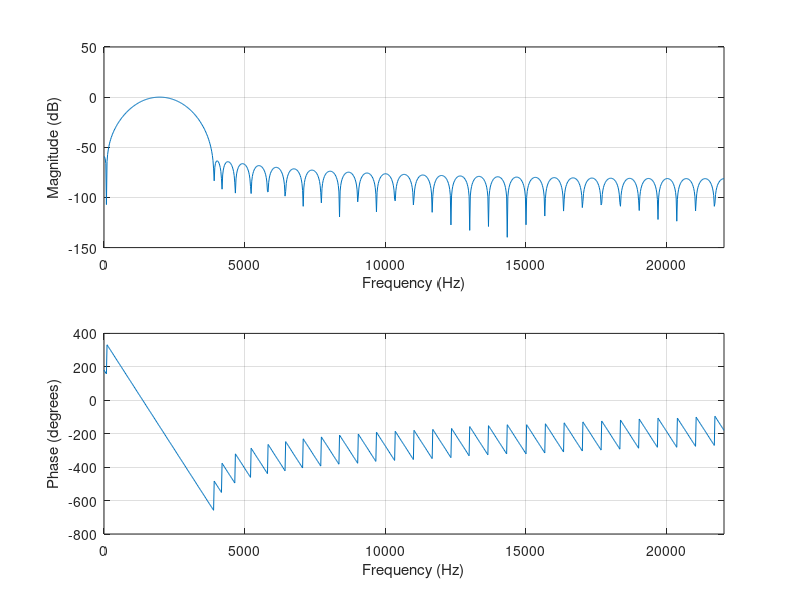

MATLAB code to generate this figure: (Note: this script raises an error after producing the figure.)
% Filter specifications
Fs = 44100;      % Sampling frequency (Hz)
Fpass1 = 1800;   % Lower passband frequency (Hz)
Fpass2 = 2200;   % Upper passband frequency (Hz)

% Normalized frequencies
Wpass1 = Fpass1 / (Fs/2);
Wpass2 = Fpass2 / (Fs/2);

% Filter order
N = 64;

% FIR filter design using Hamming window
%h = fir1(N, [Wpass1 Wpass2], 'bandpass', hamming(N+1));

% FIR filter design using Kaiser window
Ast = 80;       % Stopband attenuation (dB)
beta = 0.1102 * (Ast - 8.7);
h = fir1(N, [Wpass1 Wpass2], 'bandpass', kaiser(N+1, beta));

% Export filter coefficients to a text file
filename = 'filter_coefficients.txt';
dlmwrite(filename, h, 'precision', '%.10f', 'delimiter', '\n');

% Frequency response plot
freqz(h, 1, 1024, Fs);

% Plotting the magnitude response
% figure;
% [H, F] = freqz(h, 1, 1024, Fs);
% plot(F, 20*log10(abs(H)));
% grid on;
% xlabel('Frequency (Hz)');
% ylabel('Magnitude Response (dB)');
% title('Magnitude Response of 16th-order FIR Bandpass Filter');

[input, Fs] = audioread('pad1.mp3');

output = filter(h, 1, input);

audiowrite('output.wav', output, Fs);
soundsc(output, Fs);

% Calculate the time axis
duration = length(input) / Fs;
time = linspace(0, duration, length(input));

% Plot the waveform
figure;
plot(time, input, 'g');
hold;
xlabel('Time (s)');
ylabel('Amplitude');
title('Waveform of Audio Signal');
grid on;
plot(time, output, 'r');

% [data, fs] = audioread('sample1.wav');
% data = data*fs/255;
% 
% plot(data(1:1000));
